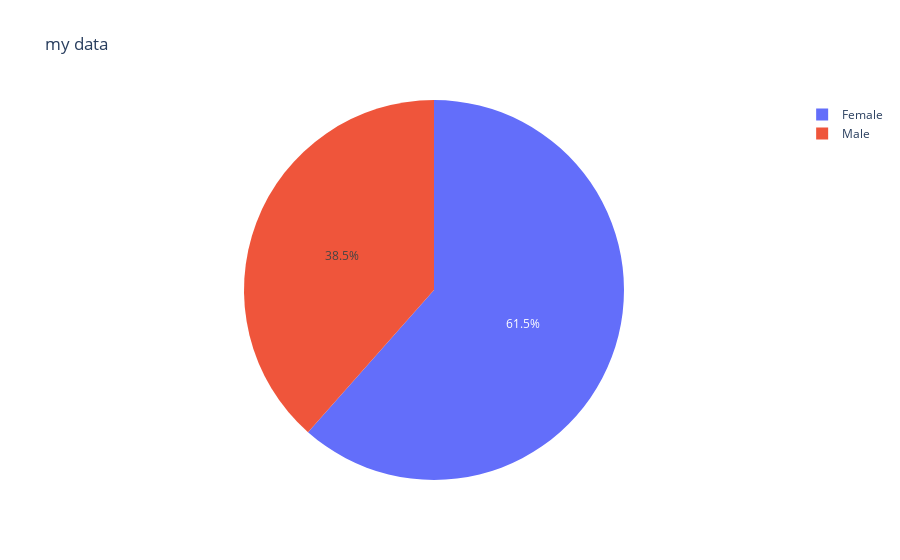

Notebook code cell kept with this figure:
### Markdown cell above
plotly

### Code cell
#px.pie(counts, labels = gender) #no data seen
#solution
gender = ['Female' , 'Male']
counts = [80 , 50]
pie1 = px.pie(names = gender, values = counts, title = 'my data') #pie1 is the variable repping the pie chart
pie1.show()

### Figure 1 — Plotly figure (JSON) as saved in the notebook; plotly's stock layout.template omitted (floating-point values rounded to 4 significant figures)
{"data": [{"domain": {"x": [0, 1], "y": [0, 1]}, "hovertemplate": "label=%{label}<br>value=%{value}<extra></extra>", "labels": ["Female", "Male"], "legendgroup": "", "name": "", "showlegend": true, "type": "pie", "values": [80, 50]}], "layout": {"legend": {"tracegroupgap": 0}, "title": {"text": "my data"}}}
